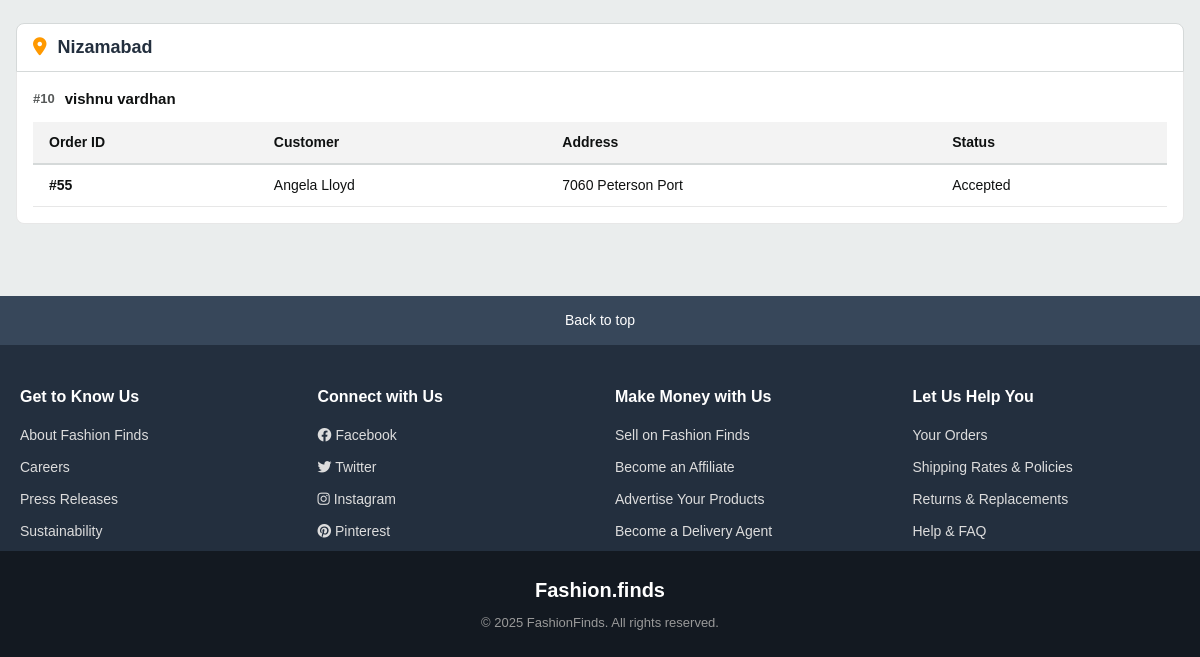
Before: /delivery/delivery_agents_info (signed in, lower part) with the older database file.
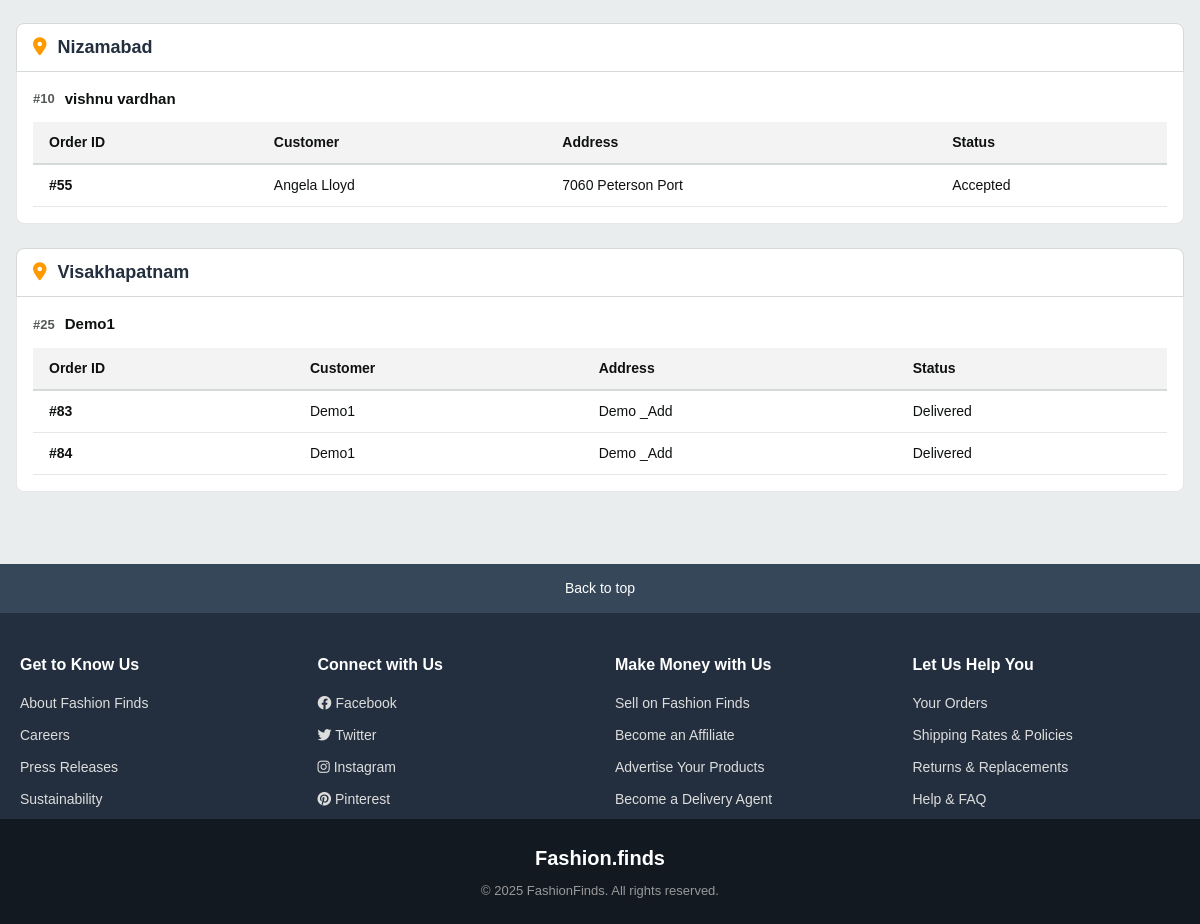
After: the same page with the newer database file.
### app/models.py (models this page shows, shortened)
class User(db.Model, UserMixin):
    __tablename__ = 'users'
    id = db.Column(db.Integer, primary_key=True)
    name = db.Column(db.String(100), nullable=False)
    phone = db.Column(db.String(15), nullable=False)
    email = db.Column(db.String(100), unique=True, nullable=False)
    password = db.Column(db.String(255), nullable=False)
    address = db.Column(db.Text, nullable=False)
    state = db.Column(db.String(50), nullable=False)
    city = db.Column(db.String(50), nullable=False)
    pincode = db.Column(db.String(10), nullable=False)
    reset_token = db.Column(db.String(255), nullable=True)
    reset_token_expiry = db.Column(db.DateTime, nullable=True)
    approved = db.Column(db.Boolean, default=False)
    role = db.Column(db.String(10), nullable=False)

class Order(db.Model):
    __tablename__ = 'orders'
    id = db.Column(db.Integer, primary_key=True)
    user_id = db.Column(db.Integer, db.ForeignKey('users.id'), nullable=False)
    total_price = db.Column(db.Float, nullable=False)
    status = db.Column(db.String(50), nullable=False, default="Pending")  # ('Pending', 'Shipped', 'Delivered', 'Cancelled')
    order_date = db.Column(db.DateTime, nullable=False, default=lambda: datetime.now(timezone.utc))
    delivery_date = db.Column(db.DateTime, nullable=True)
    order_items = db.relationship('OrderItem', backref='order', lazy=True, cascade="all, delete-orphan")
    delivery_person_id = db.Column(db.Integer, db.ForeignKey('users.id'), nullable=True)
    customer_name = db.Column(db.String(100), nullable=False)
    address_line_1 = db.Column(db.String(100), nullable=False)
    state = db.Column(db.String(100), nullable=False)
    city = db.Column(db.String(100), nullable=False)
    pincode = db.Column(db.String(20), nullable=False)
    mail = db.Column(db.String(50), nullable=False)

### app/delivery.py (the view)
@delivery_bp.route("/delivery_agents_info")
@login_required
def delivery_agents_info():
    from collections import defaultdict
    agents = User.query.filter(User.role == "delivery_agent", User.approved == 1).all()
    agents_by_city = defaultdict(list)
    for agent in agents:
        agents_by_city[agent.city].append(agent)
    order = defaultdict(list)
    orders = Order.query.all()
    for o in orders:
        order[o.delivery_person_id].append(o)
    return render_template("delivery_agents_info.html",agents=agents_by_city, orders = order)

### app/templates/delivery_agents_info.html (shortened to what this page needs)
{% extends "base.html" %}
{% block content %}
<div class="del-agents-page">
    {% for city, agent_list in agents.items() %}
    <div class="del-agents-city">
        <div class="del-city-title">
            <i class="fas fa-map-marker-alt"></i> {{ city }}
        </div>
        {% if agent_list %}
            {% for agent in agent_list %}
                {% if agent.approved %}
                <div class="del-agent-card">
                    <div class="del-agent-info">
                        <span class="del-agent-id">#{{ agent.id }}</span>
                        <span class="del-agent-name">{{ agent.name }}</span>
                    </div>
                    {% if orders[agent.id] %}
                    <div class="del-table-wrap">
                        <table class="del-table">
                            <thead>
                                <tr>
                                    <th>Order ID</th>
                                    <th>Customer</th>
                                    <th>Address</th>
                                    <th>Status</th>
                                </tr>
                            </thead>
                            <tbody>
                                {% for order in orders[agent.id] %}
                                <tr>
                                    <td><strong>#{{ order.id }}</strong></td>
                                    <td>{{ order.customer_name }}</td>
                                    <td>{{ order.address_line_1 }}</td>
                                    <td>{{ order.status }}</td>
                                </tr>
                                {% endfor %}
                            </tbody>
                        </table>
                    </div>
                    {% else %}
                    <div class="del-empty del-empty-sm">
                        <p>No orders taken</p>
                    </div>
                    {% endif %}
                </div>
                {% endif %}
            {% endfor %}
        {% else %}
            <div class="del-empty">
                <i class="fas fa-user-slash"></i>
                <p>No delivery agents in this city</p>
            </div>
        {% endif %}
    </div>
    {% endfor %}
</div>
{% endblock %}

Changed rows visible on the page:
now on this page (row edited): User: city "Visakhapatnam", id "25", name "Demo1"
now on this page (row edited): Order: id "83", customer_name "Demo1", address_line_1 "Demo _Add", status "Delivered", shown under "25"
added Order: id "84", customer_name "Demo1", address_line_1 "Demo _Add", status "Delivered", shown under "25"
